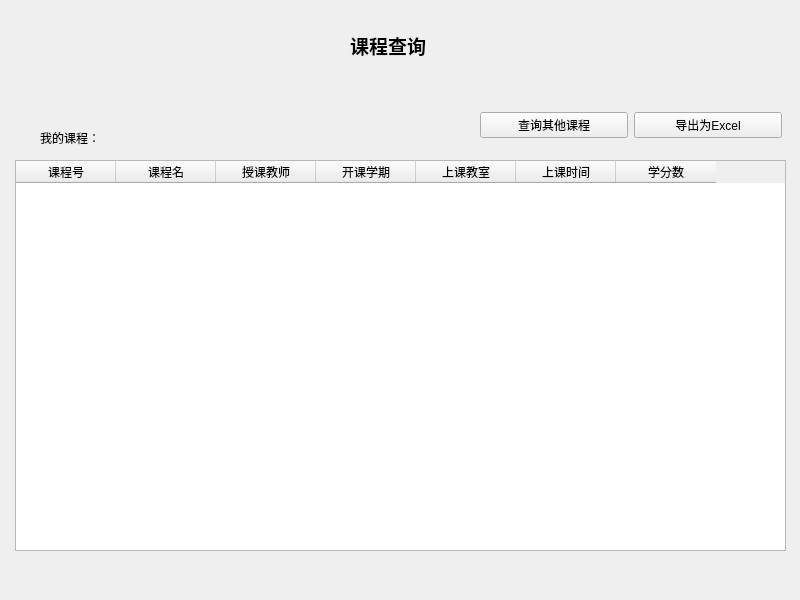
<?xml version="1.0" encoding="UTF-8"?>
<ui version="4.0">
 <class>mycourse</class>
 <widget class="QWidget" name="mycourse">
  <property name="geometry">
   <rect>
    <x>0</x>
    <y>0</y>
    <width>800</width>
    <height>600</height>
   </rect>
  </property>
  <property name="windowTitle">
   <string>Form</string>
  </property>
  <widget class="QLabel" name="label">
   <property name="geometry">
    <rect>
     <x>350</x>
     <y>30</y>
     <width>101</width>
     <height>31</height>
    </rect>
   </property>
   <property name="font">
    <font>
     <family>Arial</family>
     <pointsize>14</pointsize>
     <weight>75</weight>
     <bold>true</bold>
    </font>
   </property>
   <property name="text">
    <string>课程查询</string>
   </property>
  </widget>
  <widget class="QTableWidget" name="myCourseTable">
   <property name="geometry">
    <rect>
     <x>15</x>
     <y>160</y>
     <width>771</width>
     <height>391</height>
    </rect>
   </property>
   <column>
    <property name="text">
     <string>课程号</string>
    </property>
   </column>
   <column>
    <property name="text">
     <string>课程名</string>
    </property>
   </column>
   <column>
    <property name="text">
     <string>授课教师</string>
    </property>
   </column>
   <column>
    <property name="text">
     <string>开课学期</string>
    </property>
   </column>
   <column>
    <property name="text">
     <string>上课教室</string>
    </property>
   </column>
   <column>
    <property name="text">
     <string>上课时间</string>
    </property>
   </column>
   <column>
    <property name="text">
     <string>学分数</string>
    </property>
   </column>
  </widget>
  <widget class="QLabel" name="label_2">
   <property name="geometry">
    <rect>
     <x>40</x>
     <y>130</y>
     <width>72</width>
     <height>15</height>
    </rect>
   </property>
   <property name="text">
    <string>我的课程：</string>
   </property>
  </widget>
  <widget class="QWidget" name="layoutWidget">
   <property name="geometry">
    <rect>
     <x>480</x>
     <y>110</y>
     <width>302</width>
     <height>30</height>
    </rect>
   </property>
   <layout class="QGridLayout" name="gridLayout">
    <item row="0" column="1">
     <widget class="QPushButton" name="export_button">
      <property name="text">
       <string>导出为Excel</string>
      </property>
     </widget>
    </item>
    <item row="0" column="0">
     <widget class="QPushButton" name="searchButton">
      <property name="text">
       <string>查询其他课程</string>
      </property>
     </widget>
    </item>
   </layout>
  </widget>
 </widget>
 <resources/>
 <connections/>
</ui>
